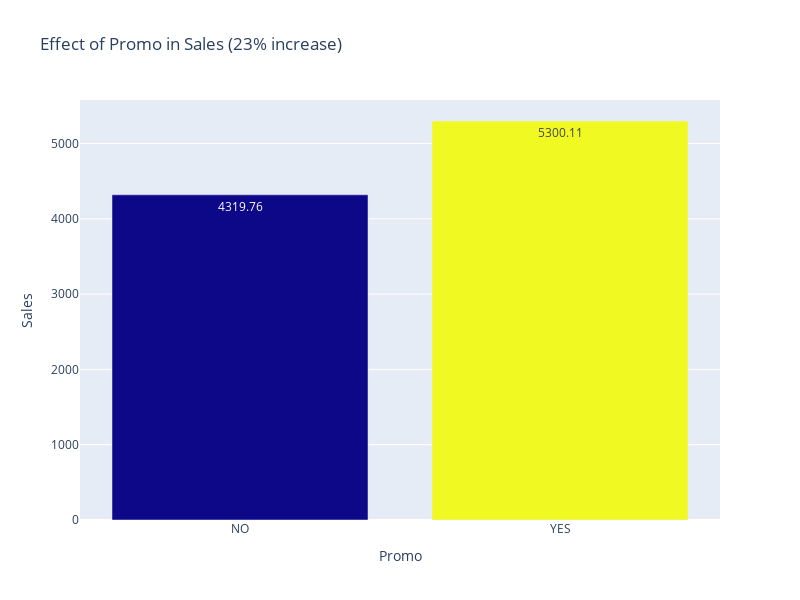

The cell this chart's notebook holds for it:
### Markdown cell above
### Checking the effect of Promo in sales
For STORE 1 : The figure shows there is some effect of Promos in the data

### Code cell
promo_sales = first_store_open.groupby('Promo')[['Sales']].mean().round(2)
fig = px.bar(promo_sales, x= promo_sales.index,y = promo_sales.Sales,
            color = promo_sales.index,  
            width=800, height=600, 
            labels = {'Promo': "Promo", 'value': "Average Sales"}, 
            title = "Effect of Promo in Sales (23% increase)",
            text = 'Sales'
)
fig.update_layout(
    xaxis = dict(
        tickmode = 'array',
        tickvals = [0,1],
        ticktext = ["NO", "YES"]
    )
)
fig.update_coloraxes(showscale=False)
fig.show()

### Figure 1 — Plotly figure (JSON) as saved in the notebook; plotly's stock layout.template omitted (floating-point values rounded to 4 significant figures)
{"data": [{"alignmentgroup": "True", "hovertemplate": "Promo=%{marker.color}<br>Sales=%{text}<extra></extra>", "legendgroup": "", "marker": {"color": [0, 1], "coloraxis": "coloraxis", "pattern": {"shape": ""}}, "name": "", "offsetgroup": "", "orientation": "v", "showlegend": false, "text": [4320.0, 5300.0], "textposition": "auto", "type": "bar", "x": [0, 1], "xaxis": "x", "y": [4320.0, 5300.0], "yaxis": "y"}], "layout": {"barmode": "relative", "coloraxis": {"colorbar": {"title": {"text": "Promo"}}, "colorscale": [[0, "#0d0887"], [0.1111, "#46039f"], [0.2222, "#7201a8"], [0.3333, "#9c179e"], [0.4444, "#bd3786"], [0.5556, "#d8576b"], [0.6667, "#ed7953"], [0.7778, "#fb9f3a"], [0.8889, "#fdca26"], [1, "#f0f921"]], "showscale": false}, "height": 600, "legend": {"tracegroupgap": 0}, "title": {"text": "Effect of Promo in Sales (23% increase)"}, "width": 800, "xaxis": {"anchor": "y", "domain": [0, 1], "tickmode": "array", "ticktext": ["NO", "YES"], "tickvals": [0, 1], "title": {"text": "Promo"}}, "yaxis": {"anchor": "x", "domain": [0, 1], "title": {"text": "Sales"}}}}
